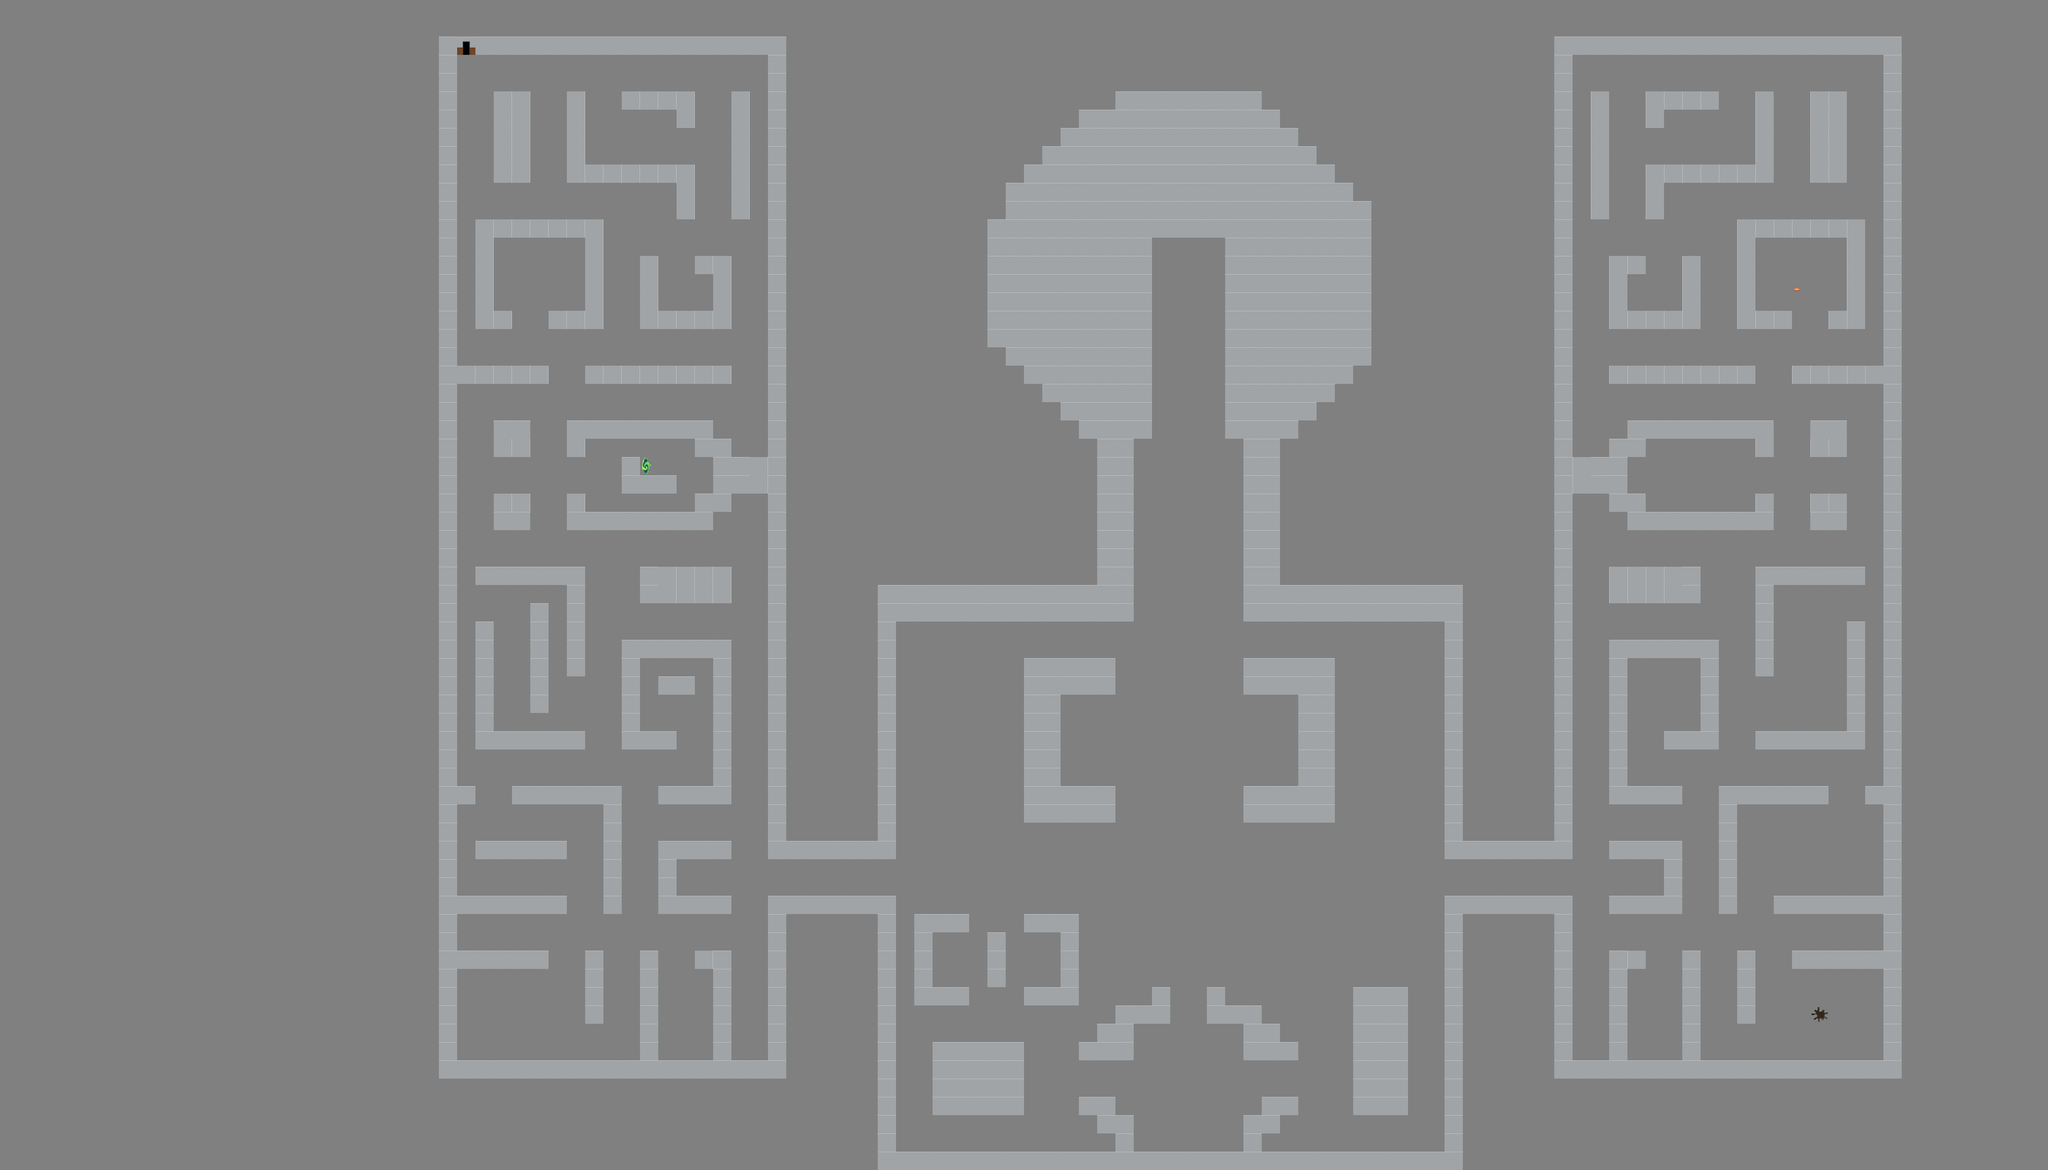

Rendered tile map (Tiled .tmx) drawn with the repository's tilesets; below, a short description and the map source with its tile grids summarised:
An orthogonal 112x64 tile map with 32x32 px tiles, 3 tile layers (backfround, ground, walls), 2 tilesets and 6 objects (player_spawn, add_time, goal, chaser_spawn, random_teleport, ...).

<map version="1.10" tiledversion="1.11.2" orientation="orthogonal" renderorder="right-down" width="112" height="64" tilewidth="32" tileheight="32" infinite="0" nextlayerid="11" nextobjectid="10">
 <tileset firstgid="1" source="wallsDoorsFloors.tsx" />
 <tileset firstgid="49" source="resizedTableComputer.tsx" />
 <layer id="10" name="backfround" width="112" height="64">
  <data>[7168 cells, 3 non-empty, 1 distinct tile ids]</data>
 </layer>
 <layer id="2" name="ground" width="112" height="64">
  <data>[7168 cells, 7166 non-empty, 5 distinct tile ids]</data>
 </layer>
 <layer id="1" name="walls" width="112" height="64">
  <data>[7168 cells, 1382 non-empty, 1 distinct tile ids]</data>
 </layer>
 <objectgroup id="4" name="specials">
  <object id="1" name="player_spawn" x="2049.59" y="1888.94" width="64" height="64">
   <properties>
    <property name="type" value="player_spawn" />
   </properties>
  </object>
  <object id="2" name="add_time" x="3103.1" y="445.825" width="64" height="64">
   <properties>
    <property name="type" value="add_time" />
   </properties>
  </object>
  <object id="3" name="goal" x="769.46" y="31.6589" width="64" height="64">
   <properties>
    <property name="type" value="goal" />
   </properties>
  </object>
  <object id="7" name="chaser_spawn" x="2079.22" y="447.698" width="33" height="33">
   <properties>
    <property name="type" value="chaser_spawn" />
   </properties>
  </object>
  <object id="8" name="random_teleport" x="1088" y="803" width="62" height="62">
   <properties>
    <property name="type" value="random_teleport" />
   </properties>
  </object>
  <object id="9" name="decrease_time" x="3167.21" y="1729.51" width="64" height="64">
   <properties>
    <property name="type" value="decrease_time" />
   </properties>
  </object>
 </objectgroup>
</map>
